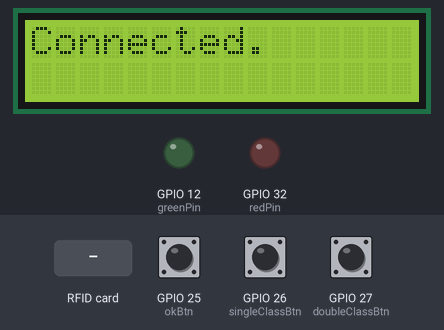
Simulated run of this sketch. Board: ESP32. Shown: 16×2 character LCD, output pins drawn as LEDs (lit = HIGH). The test bench sets the inputs (shaded band); at power-on: GPIO 25 (okBtn) LOW, GPIO 26 (singleClassBtn) LOW, GPIO 27 (doubleClassBtn) LOW. WiFi joins after 1.5 s; servers stay silent unless stated; uploads are accepted with an empty reply; what the sketch prints to the serial monitor is not drawn.

Above: at 1.7 s.
At 3.8 s:
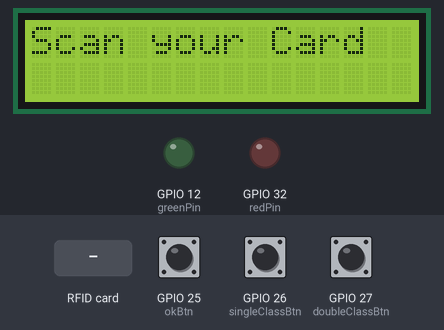
3.9 s: RFID card 5E 7A 19 C4 held to the reader
At 5.4 s:
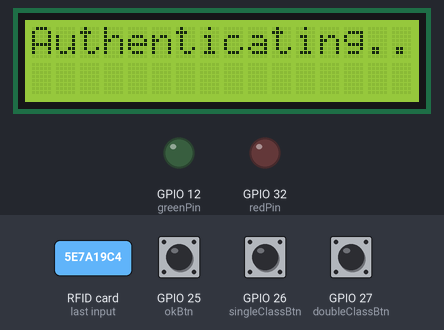
6.9 s: GPIO 25 (okBtn) pulled HIGH for 0.15 s
At 8.1 s:
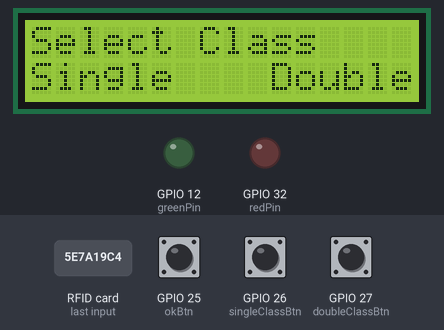
8.5 s: GPIO 26 (singleClassBtn) pulled HIGH for 0.15 s
At 9.3 s:
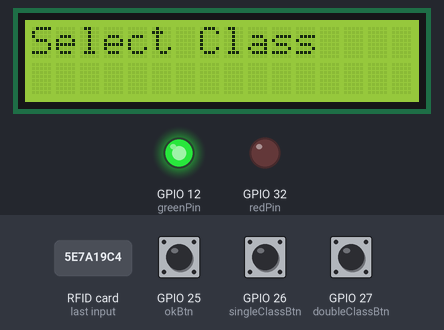
Timing chart, 0 to 11.5 s (numbered marks = the images above; inputs shaded):
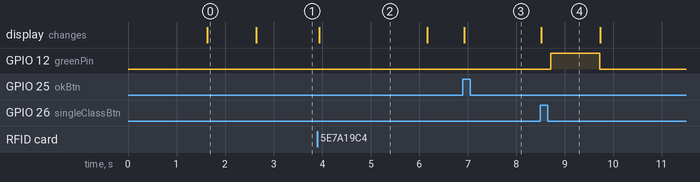

Measured:
- after the input at 3.9 s, the display: changes at once (image 2)
- after the input at 6.9 s, the display: changes at once (image 3)
- after the input at 8.5 s, GPIO 12 (greenPin): LOW → HIGH after 0.22 s, → LOW 1.0 s later; the display: changes at once (image 4)
- what the display in image 0 shows lasts 1.0 s, from 1.6 s to 2.6 s
- what the display in image 2 shows lasts 2.3 s, from 3.9 s to 6.2 s

The sketch:

classAllocator.ino
```cpp
#include <SPI.h>
#include <MFRC522.h>

#include <WiFi.h>

#include <Wire.h>
#include <LiquidCrystal_I2C.h>

#include <HTTPClient.h>

//iphone hotspot doesn't work
const char* ssid = "wifi_name_android";
const char* password = "xxxx";

#define redPin 32
#define greenPin 12

#define singleClassBtn 26
#define doubleClassBtn 27
#define okBtn 25

constexpr uint8_t RST_PIN = 4;  // Configurable, see typical pin layout above
constexpr uint8_t SS_PIN = 5;   // Configurable, see typical pin layout above

MFRC522 rfid(SS_PIN, RST_PIN);  // Instance of the class
MFRC522::MIFARE_Key key;

String tag;

String server = "https://class-allocator-api.up.railway.app/api/v2/classrooms/hwClass";
String server2 = "https://class-allocator-api.up.railway.app/api/v2/teachers/check?card=";
String serverPath = server;

String res;
int httpResponse;

LiquidCrystal_I2C lcd(0x27, 16, 2);  //lcd address, character count, line count

String arr[] = { "10:00", "10:50", "11:40", "12:45", "01:35", "02:25", "03:30", "04:20", "05:10" };

int count = 0;
int btn1 = 0, btn2 = 0, btn3 = 0;

void setup() {
  Serial.begin(9600);
  lcd.init();       // Initialize the LCD
  lcd.backlight();  // Turn on the backlight
  lcd.clear();
  SPI.begin();  // Init SPI bus

  Serial.println();
  Serial.println();
  Serial.print("Connecting to ");

  Serial.println(ssid);

  WiFi.begin(ssid, password);

  while (WiFi.status() != WL_CONNECTED) {
    delay(500);
    Serial.print(".");
  }

  Serial.println("");
  Serial.println("WiFi connected.");

  pinMode(redPin, OUTPUT);
  pinMode(greenPin, OUTPUT);
  pinMode(singleClassBtn, INPUT);
  pinMode(doubleClassBtn, INPUT);
  pinMode(okBtn, INPUT);
  rfid.PCD_Init();  // Init MFRC522

  lcd.setCursor(0, 0);
  lcd.print("Connected.");
  delay(1000);

  lcd.setCursor(0, 0);
  lcd.print("Scan your Card");
}

void loop() {
  if (!rfid.PICC_IsNewCardPresent()) {
    return;
  }

  HTTPClient http;
  serverPath = server2;
  tag = "";
  btn3 = 0;
  btn2 = 0;
  btn1 = 0;
  if (rfid.PICC_ReadCardSerial()) {
    for (byte i = 0; i < 4; i++) {
      tag += rfid.uid.uidByte[i];
    }

    Serial.println("tag: " + tag + " ");

    serverPath = serverPath + tag;

    http.begin(serverPath.c_str());

    lcd.setCursor(0, 0);
    lcd.print("Authenticating..");

    httpResponse = http.GET();
    Serial.println(httpResponse);

    res = http.getString();

    lcd.setCursor(0, 0);
    lcd.print(res);

    http.end();  //free resources

    if (httpResponse == 200) {
      serverPath = server;
      Serial.println("Access Granted.");

      delay(2000);
      lcd.setCursor(0, 0);

      lcd.print("Start Time ->  ");

      Serial.println(arr[count]);

      while (count >= 0) {
        lcd.setCursor(0, 1);
        lcd.print(arr[count]);
        Serial.println(arr[count]);

        while (btn1 == 0 && btn2 == 0 && btn3 == 0) {
          btn1 = digitalRead(singleClassBtn);
          btn2 = digitalRead(doubleClassBtn);
          btn3 = digitalRead(okBtn);
          // Serial.println(btn3);
        }
        if (btn1 == 1 && count != 0) {
          count = count - 1;
        } else if (btn2 == 1 && count != 8) {
          count = count + 1;
        } else if (btn3 == 1) {
          Serial.println("break");
          break;
        }
        btn1 = 0;
        btn2 = 0;
        delay(1000);
      }
      btn3 = 0;
      lcd.setCursor(0, 0);
      lcd.print("Select Class    ");
      lcd.setCursor(0, 1);
      lcd.print("Single    Double");


      while (btn1 == 0 && btn2 == 0) {
        btn1 = digitalRead(singleClassBtn);
        btn2 = digitalRead(doubleClassBtn);
      }
      lcd.setCursor(0, 1);
      lcd.print("                ");
      lcd.setCursor(0, 0);

      if (btn1 == 1) {
        int temp = count + 1;

        serverPath = serverPath + "?slot=" + temp + "&classspan=1&room=403&card=" + tag;

        http.begin(serverPath.c_str());
        httpResponse = http.GET();
        Serial.println(httpResponse);
        res = http.getString();
        Serial.println(res);

        lcd.setCursor(0, 0);
        lcd.print(res);

        if (httpResponse == 400) {
          lcd.setCursor(0, 0);
          lcd.print("Scan your Card  ");
          return;
        }
        Serial.println("Single Class Booked.");
        // http.end();
      } else if (btn2 == 1) {
        int temp = count + 1;

        serverPath = serverPath + "?slot=" + temp + "&classspan=2&room=403&card=" + tag;

        http.begin(serverPath.c_str());
        httpResponse = http.GET();
        Serial.println(httpResponse);

        res = http.getString();
        Serial.println(res);

        lcd.print(res);
        if (httpResponse == 400) {
          lcd.setCursor(0, 0);
          lcd.print("Scan your Card  ");
          return;
        }
        // http.end();
        Serial.println("Double Class Booked.");
        // lcd.print("Class Booked.");
      } else {
      }
      btn1 = 0;
      btn2 = 0;
      btn3 = 0;
      digitalWrite(greenPin, HIGH);
      delay(1000);
      digitalWrite(greenPin, LOW);
    } else {

      http.end();
      Serial.println("Access Denied.");
      digitalWrite(redPin, HIGH);
      delay(1000);
      digitalWrite(redPin, LOW);
      // return;
    }
    tag = "";
    count = 0;
  }
  lcd.setCursor(0, 0);
  lcd.print("Scan your Card");
  rfid.PICC_HaltA();
  rfid.PCD_StopCrypto1();
}
```
